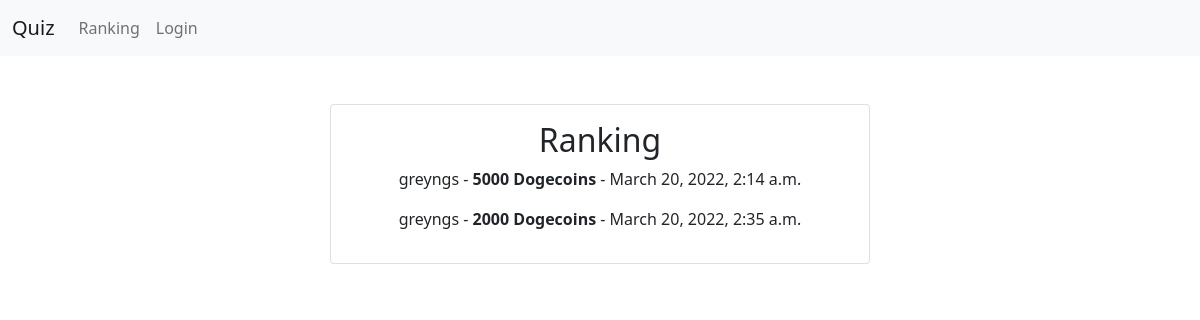
Before: /ranking/ with the older database file.
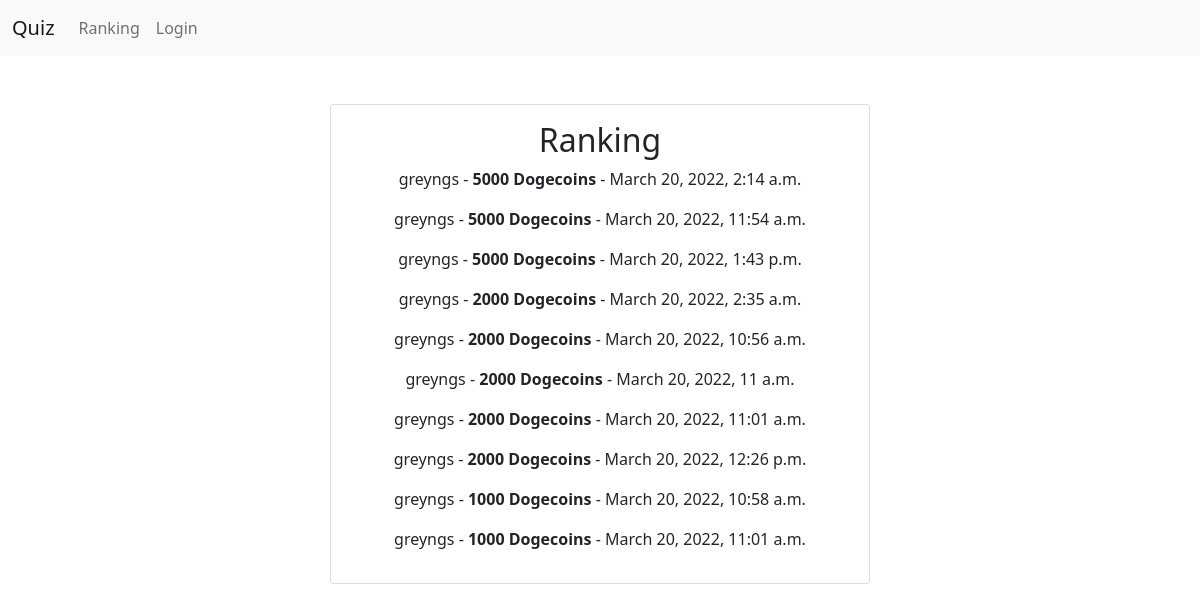
After: the same page with the newer database file.
### API/models.py (models this page shows)
class History(models.Model):
    user = models.ForeignKey(settings.AUTH_USER_MODEL, on_delete=models.CASCADE)
    score = models.IntegerField()
    date = models.DateTimeField(default=datetime.now)

### social/views.py (the view)
# urls.py: path('ranking/', ranking, name='ranking_process'),
def ranking(request):
    records = list(History.objects.all().order_by('-score'))
    context = {'title' : "Ranking", "records" : records[:10]}
    return render(request, 'ranking.html', context)

### social/templates/ranking.html (shortened to what this page needs)
{% extends "base.html" %}
{% block content %}
    <div class="card">
        <div class="card-body">
            <h2 class="card-title">Ranking</h2>
            {% for record in records %}
                <p>{{record.user.username}} - <strong>{{record.score}} Dogecoins</strong> - {{record.date}}</p>
            {% endfor %}
        </div>
    </div>
{% endblock content %}

### social/templates/base.html (shortened to what this page needs)
<!DOCTYPE html>
<html lang="en">
<head>
    {% load static %}
    <link href="https://cdn.jsdelivr.net/npm/bootstrap@5.0.2/dist/css/bootstrap.min.css" rel="stylesheet">
    <link rel="stylesheet" href="{% static 'css/base.css' %}">
</head>
<body>
    <nav class="navbar navbar-expand-lg navbar-light bg-light">
        <div class="container-fluid">
            <a class="navbar-brand" href="{% url 'home_process' %}">Quiz</a>
          <div class="collapse navbar-collapse" id="navbarNav">
            <ul class="navbar-nav mr-auto">
                <li class="nav-item">
                    <a class="nav-link" href="{% url 'ranking_process' %}">Ranking</a>
                </li>
                {% if user.is_authenticated %}
                    <li class="nav-item">
                        <a class="nav-link" href="{% url 'history_process' %}">History</a>
                    </li>
                    <li class="nav-item">
                        <a class="nav-link" href="{% url 'logout_process' %}">Logout</a>
                    </li>
                {% else %}
                <li class="nav-item">
                    <a class="nav-link" href="{% url 'login_process' %}">Login</a>
                </li>
                {% endif %}
            </ul>
          </div>
        </div>
    </nav>
    <div class="row p-5">
        <div class="col"></div>
        <div class="col-6 text-center">
            {% block content %}
            {% endblock content %}
        </div>
        <div class="col"></div>
    </div>
</body>
</html>

Changed rows visible on the page:
added History: user.username "greyngs", score "5000", date "March 20, 2022, 11:54 a.m."
added History: user.username "greyngs", score "5000", date "March 20, 2022, 1:43 p.m."
added History: user.username "greyngs", score "2000", date "March 20, 2022, 10:56 a.m."
added History: user.username "greyngs", score "2000", date "March 20, 2022, 11 a.m."
added History: user.username "greyngs", score "2000", date "March 20, 2022, 11:01 a.m."
added History: user.username "greyngs", score "2000", date "March 20, 2022, 12:26 p.m."
added History: user.username "greyngs", score "1000", date "March 20, 2022, 10:58 a.m."
added History: user.username "greyngs", score "1000", date "March 20, 2022, 11:01 a.m."
